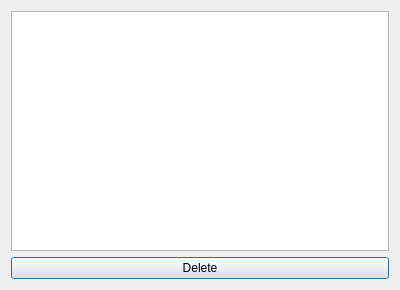
<?xml version="1.0" encoding="UTF-8"?>
<ui version="4.0">
 <class>DictionaryEdit</class>
 <widget class="QDialog" name="DictionaryEdit">
  <property name="geometry">
   <rect>
    <x>0</x>
    <y>0</y>
    <width>400</width>
    <height>290</height>
   </rect>
  </property>
  <property name="windowTitle">
   <string>Dialog</string>
  </property>
  <layout class="QVBoxLayout" name="verticalLayout">
   <item>
    <widget class="QTableView" name="viewDict">
     <property name="selectionBehavior">
      <enum>QAbstractItemView::SelectRows</enum>
     </property>
     <attribute name="verticalHeaderVisible">
      <bool>false</bool>
     </attribute>
     <attribute name="verticalHeaderVisible">
      <bool>false</bool>
     </attribute>
    </widget>
   </item>
   <item>
    <widget class="QPushButton" name="btnDelete">
     <property name="text">
      <string>Delete</string>
     </property>
    </widget>
   </item>
  </layout>
 </widget>
 <resources/>
 <connections/>
</ui>
